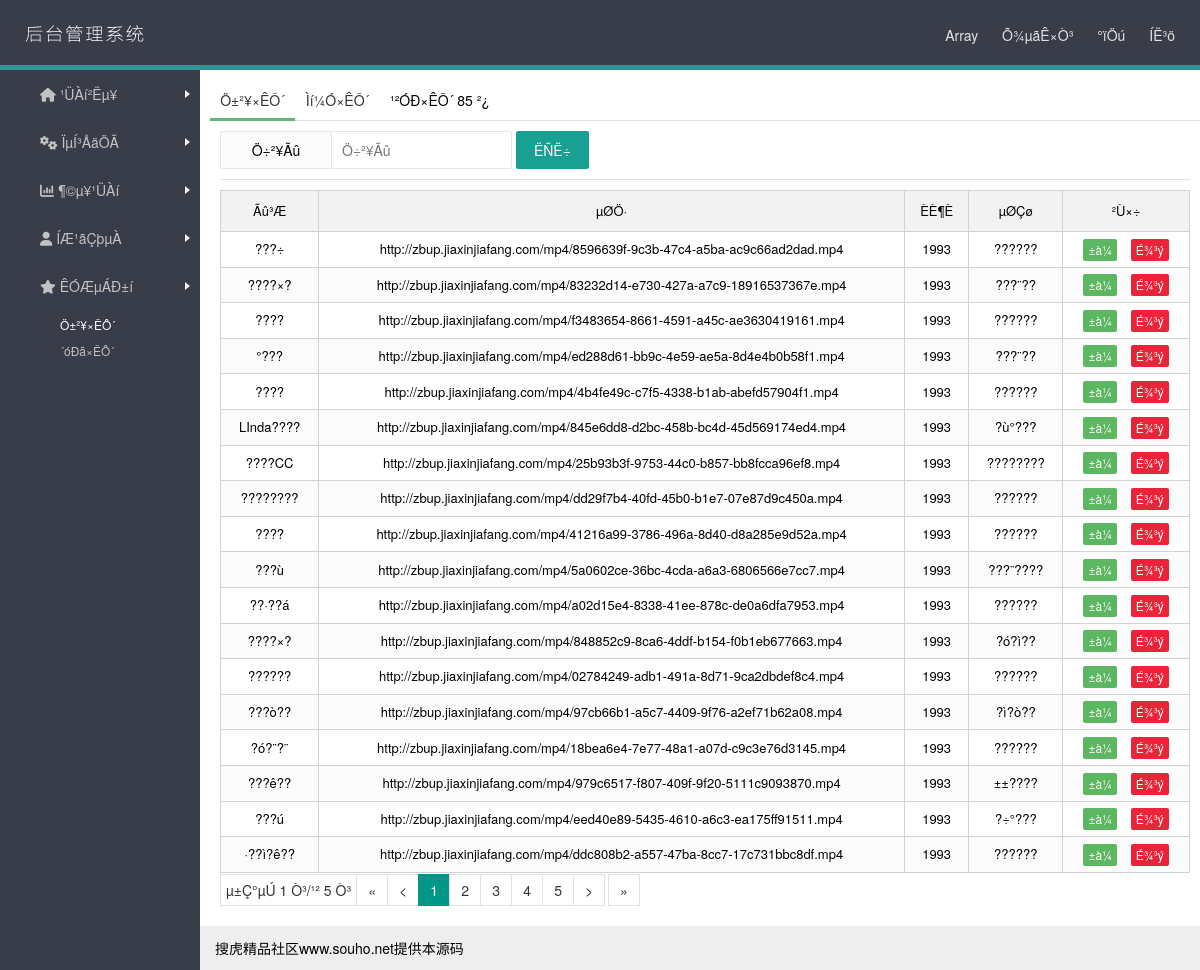
The app's page /admin/zhibo.php (signed in) with its own data.
### tables this page shows
CREATE TABLE `ubozb` (
  `id` int(11) NOT NULL AUTO_INCREMENT,
  `pic` varchar(1000) NOT NULL,
  `name` varchar(1000) NOT NULL,
  `url` varchar(1000) NOT NULL,
  `hit` varchar(255) DEFAULT NULL,
  `diqu` varchar(255) DEFAULT NULL,
  PRIMARY KEY (`id`)
);

### config/common.php (called while the page is built, shortened)
<?php
function ubo($sql_str) {
$check=eregi('select|insert|update|delete|script|iframe|\'|\/\*|\*|\.\.\/|\.\/|union|into|load_file|outfile', $sql_str);
if($check){
echo "ÊäÈë·Ç·¨×¢ÈëÄÚÈÝ£¡";
exit();
}else{
return $sql_str;
}
}
?>

### admin/zhibo.php (the view, shortened to what this page needs)
<?php
include("../config/common.php");
$name=ubo($_GET["name"]);
?>
<!DOCTYPE html>
<html lang="zh-CN">
<head>
<link rel="stylesheet" href="css/layui.css" media="all">
<link rel="stylesheet" href="css/font-awesome.min.css">
<link rel="stylesheet" href="css/admin.css">
</head>
<body>
<div class="layui-layout layui-layout-admin">
<?php include_once('header.php'); ?>
<?php include_once('left.php'); ?>
<div class="layui-body">
<div class="layui-tab layui-tab-brief">
<ul class="layui-tab-title">
<li class="layui-this"><a href="zhibo.php">Ö±²¥×ÊÔ´</a></li>
<li class=""><a href="zhibotj.php">Ìí¼Ó×ÊÔ´</a></li>
<?php
$sql = mysql_query("SELECT * FROM ubozb");
$bs = mysql_num_rows($sql);
?>
<li class="layui">¹²ÓÐ×ÊÔ´ <?php if($bs==null){?>0<?php }else{?><?php echo $bs?><?php }?> ²¿ </li>
</ul>
<div class="layui-tab-content">
<form class="layui-form layui-form-pane" action="" method="get">
<div class="layui-inline">
<label class="layui-form-label">Ö÷²¥Ãû</label>
<div class="layui-input-inline">
<input type="text" name="name" value="<?php if($name==null){ }else{ echo $name;}?>" placeholder="Ö÷²¥Ãû" class="layui-input">
</div>
</div>
<div class="layui-inline">
<button class="layui-btn">ËÑË÷</button>
</div>
</form>
<hr>
<div class="layui-tab-item layui-show">
<table class="layui-table">
<thead>
<tr>
<th align="center" >Ãû³Æ</th>
<th align="center">µØÖ·</th>
<th align="center">ÈÈ¶È</th>
<th align="center">µØÇø</th>
<th align="center">²Ù×÷</th>
</tr>
</thead>
<tbody>
<?php
$Page_size=18;
$sql = "WHERE 1=1";
$result = mysql_query("select id from ubozb   ".$sql."  ");
$count = mysql_num_rows($result);
$page_count = ceil($count/$Page_size);
$init=1;
$max_p=$page_count;
$pages=$page_count;
if(empty($_GET['page'])||$_GET['page']<0){
$page=1;
}else {
$page=$_GET['page'];
}
$offset=$Page_size*($page-1);
$query = mysql_query("select * from  ubozb   ".$sql." order by id desc   limit $offset, $Page_size");
while ($a=mysql_fetch_array($query)) {
?>
<tr>
<td align="center"><?php echo $a[name]?></td>
<td align="center"><?php if($a[url]==null){ ?>ÎÞÊÓÆµµØÖ·<?php }else{ ?><?php echo $a[url]?><?php } ?></td>
<td align="center"><?php echo $a[hit]?></td>
<td align="center"><?php echo $a[diqu]?></td>
<td align="center">
<a href="zhiboedit.php?id=<?php echo $a[id]?>&page=<?php echo $page?>" class="layui-btn layui-btn-normal layui-btn-mini">±à¼­</a>
<a href="?action=del&delid=<?php echo $a[id]?>&page=<?php echo $page?>"  target="msgubotj" class="layui-btn layui-btn-danger layui-btn-mini ajax-delete">É¾³ý</a></td>
</tr>
<?php
}
$key.="<li><a class='number' >µ±Ç°µÚ $page Ò³/¹² $pages Ò³</a></li>";
if($page!=1){
if($name){
$key.="<li><a href=\"".$_SERVER['PHP_SELF']."?page=1&name=$name\">&laquo;</a></li>";
$key.="<li><a href=\"".$_SERVER['PHP_SELF']."?page=".($page-1)."&name=$name\">&lt;</a></li>";
}else {
$key.="<li><a href=\"".$_SERVER['PHP_SELF']."?page=1\">&laquo;</a></li>";
$key.="<li><a href=\"".$_SERVER['PHP_SELF']."?page=".($page-1)."\">&lt;</a></li>";
}
}else {
$key.="<li><a>&laquo;</a> ";
$key.="<li><a >&lt;</a>";
}
for($i=$init;$i<=$max_p;$i++){
if($i==$page){
$key.='<li class="active"><span>'.$i.'</span></li>';
} else {
if($name){
$key.="<li><a href=\"".$_SERVER['PHP_SELF']."?page=".$i."&name=$name\">".$i."</a></li>";
} else {
$key.="<li><a href=\"".$_SERVER['PHP_SELF']."?page=".$i."\">".$i."</a></li>";
}
}
}
if($page!=$pages){
if($name){
$key.="<li><a href=\"".$_SERVER['PHP_SELF']."?page=".($page+1)."&name=$name\">&gt;</a></li> ";
$key.="<li><a href=\"".$_SERVER['PHP_SELF']."?page={$pages}&name=$name\">&raquo;</a></li> ";
}else {
$key.="<li><a href=\"".$_SERVER['PHP_SELF']."?page=".($page+1)."\">&gt;</a></li> ";
$key.="<li><a href=\"".$_SERVER['PHP_SELF']."?page={$pages}\">&raquo;</a></li> ";
}
}else {
$key.="<li>&gt;</li>";
$key.="<li>&raquo;</li>";
}
$key.='';
?>
</tbody>
</table>
<ul class="pagination">
<?php if($count =="0"){?><?php }else{?><?php echo $key?><?php }?>
</ul>
</div>
</div>
</div>
</div>
<?php include_once('foot.php'); ?>
</body>
</html>

### admin/css/layui.css (style rules this page uses)
.layui-btn,.layui-inline,img { vertical-align:middle }
.layui-btn,.layui-unselect { -webkit-user-select:none;-ms-user-select:none;-moz-user-select:none }
.layui-laypage a,a { text-decoration:none }
.layui-btn,.layui-tree li i,.layui-unselect { -moz-user-select:none }
blockquote,body,button,dd,div,dl,dt,form,h1,h2,h3,h4,h5,h6,input,li,ol,p,pre,td,textarea,th,ul { margin:0;padding:0;-webkit-tap-highlight-color:rgba(0,0,0,0) }
li { list-style:none }
table { border-collapse:collapse;border-spacing:0 }
button,input,optgroup,option,select,textarea { font-family:inherit;font-size:inherit;font-style:inherit;font-weight:inherit;outline:0 }
body { line-height:24px;font:14px Helvetica Neue,Helvetica,PingFang SC,\5FAE\8F6F\96C5\9ED1,Tahoma,Arial,sans-serif }
hr { height:1px;margin:10px 0;border:0;background-color:#e2e2e2;clear:both }
a { color:#333 }
.layui-inline { position:relative;display:inline-block;*display:inline;*zoom:1 }
.layui-show { display:block!important }
.layui-body { position:absolute;left:200px;right:0;top:0;bottom:0;z-index:998;width:auto;overflow:hidden;overflow-y:auto;-webkit-box-sizing:border-box;-moz-box-sizing:border-box;box-sizing:border-box }
.layui-layout-admin .layui-body { top:70px;bottom:44px }
.layui-btn,.layui-input,.layui-textarea,.layui-upload-button { outline:0;-webkit-transition:border-color .3s cubic-bezier(.65,.05,.35,.5);transition:border-color .3s cubic-bezier(.65,.05,.35,.5);-webkit-box-sizing:border-box!important;-moz-box-sizing:border-box!important;box-sizing:border-box!important }
.layui-btn { display:inline-block;height:38px;line-height:38px;padding:0 18px;background-color:#009688;color:#fff;white-space:nowrap;text-align:center;border:none;border-radius:2px;cursor:pointer;opacity:.9;filter:alpha(opacity=90) }
.layui-btn+.layui-btn { margin-left:10px }
.layui-btn-normal { background-color:#1E9FFF }
.layui-btn-danger { background-color:#FF5722 }
.layui-btn-mini { height:22px;line-height:22px;padding:0 5px;font-size:12px }
.layui-input,.layui-textarea { display:block;width:100%;padding-left:10px;height:38px;line-height:38px;line-height:36px\9;border:1px solid #e6e6e6;background-color:#fff;border-radius:2px }
.layui-form-label,.layui-form-mid,.layui-textarea { line-height:20px;position:relative }
.layui-form-label { float:left;display:block;padding:9px 15px;width:100px;font-weight:400;text-align:right }
.layui-input-block,.layui-input-inline { position:relative }
.layui-input-inline { display:inline-block;vertical-align:middle }
.layui-form-pane .layui-form-label { width:80px;padding:8px 15px;line-height:20px;border:1px solid #e6e6e6;border-radius:2px 0 0 2px;text-align:center;background-color:#FBFBFB;overflow:hidden;white-space:nowrap;text-overflow:ellipsis }
.layui-form-pane .layui-input-inline { margin-left:-1px }
.layui-form-pane .layui-input { border-radius:0 2px 2px 0 }
.layui-table { width:100%;margin:1px 0 }
.layui-table thead tr { background-color:#f2f2f2 }
.layui-table td,.layui-table th { padding:6px 10px;min-height:20px;line-height:20px;border:1px solid #d2d2d2;font-size:13px;font-weight:400 }
.layui-table th { padding:10px }
.layui-table tr { background-color:#fff }
.layui-table tr:nth-child(even) { background:#fbfbfb }
.layui-tab { margin:10px 0;overflow:hidden;text-align:left!important }
.layui-fixbar li,.layui-tab-bar,.layui-tab-title li,.layui-util-face ul li { cursor:pointer;text-align:center }
.layui-tab-title { position:relative;left:0;height:40px;white-space:nowrap;font-size:0;border-bottom:1px solid #e2e2e2;transition:all .2s;-webkit-transition:all .2s }
.layui-tab-title li { display:inline-block;*display:block;*zoom:1;vertical-align:middle;font-size:14px;transition:all .3s;-webkit-transition:all .3s;position:relative;line-height:40px;min-width:65px;padding:0 10px }
.layui-tab-title .layui-this { color:#000 }
.layui-tab-title .layui-this:after { position:absolute;left:0;top:0;content:'';width:100%;height:41px;border:1px solid #e2e2e2;border-bottom-color:#fff;border-radius:2px 2px 0 0;-webkit-box-sizing:border-box!important;-moz-box-sizing:border-box!important;box-sizing:border-box!important;pointer-events:none }
.layui-tab-item,.layui-util-face .layui-layer-TipsG { display:none }
.layui-tab-content { padding:10px }
.layui-tab-brief>.layui-tab-title .layui-this { color:#009688 }
.layui-tab-brief>.layui-tab-more li.layui-this:after,.layui-tab-brief>.layui-tab-title .layui-this:after { border:none;border-radius:0;border-bottom:3px solid #5FB878 }

### records on screen
ubozb: name "???÷", url "http://zbup.jiaxinjiafang.com/mp4/8596639f-9c3b-47c4-a5ba-ac9c66ad2dad.mp4", hit "1993", diqu "??????"
ubozb: name "????×?", url "http://zbup.jiaxinjiafang.com/mp4/83232d14-e730-427a-a7c9-18916537367e.mp4", hit "1993", diqu "???¨??"
ubozb: name "????", url "http://zbup.jiaxinjiafang.com/mp4/f3483654-8661-4591-a45c-ae3630419161.mp4", hit "1993", diqu "??????"
ubozb: name "°???", url "http://zbup.jiaxinjiafang.com/mp4/ed288d61-bb9c-4e59-ae5a-8d4e4b0b58f1.mp4", hit "1993", diqu "???¨??"
ubozb: name "????", url "http://zbup.jiaxinjiafang.com/mp4/4b4fe49c-c7f5-4338-b1ab-abefd57904f1.mp4", hit "1993", diqu "??????"
ubozb: name "LInda????", url "http://zbup.jiaxinjiafang.com/mp4/845e6dd8-d2bc-458b-bc4d-45d569174ed4.mp4", hit "1993", diqu "?ù°???"
ubozb: name "????CC", url "http://zbup.jiaxinjiafang.com/mp4/25b93b3f-9753-44c0-b857-bb8fcca96ef8.mp4", hit "1993", diqu "????????"
ubozb: name "????????", url "http://zbup.jiaxinjiafang.com/mp4/dd29f7b4-40fd-45b0-b1e7-07e87d9c450a.mp4", hit "1993", diqu "??????"
ubozb: name "????", url "http://zbup.jiaxinjiafang.com/mp4/41216a99-3786-496a-8d40-d8a285e9d52a.mp4", hit "1993", diqu "??????"
ubozb: name "???ù", url "http://zbup.jiaxinjiafang.com/mp4/5a0602ce-36bc-4cda-a6a3-6806566e7cc7.mp4", hit "1993", diqu "???¨????"
ubozb: name "??·??á", url "http://zbup.jiaxinjiafang.com/mp4/a02d15e4-8338-41ee-878c-de0a6dfa7953.mp4", hit "1993", diqu "??????"
ubozb: name "????×?", url "http://zbup.jiaxinjiafang.com/mp4/848852c9-8ca6-4ddf-b154-f0b1eb677663.mp4", hit "1993", diqu "?ó?ì??"
ubozb: name "??????", url "http://zbup.jiaxinjiafang.com/mp4/02784249-adb1-491a-8d71-9ca2dbdef8c4.mp4", hit "1993", diqu "??????"
ubozb: name "???ò??", url "http://zbup.jiaxinjiafang.com/mp4/97cb66b1-a5c7-4409-9f76-a2ef71b62a08.mp4", hit "1993", diqu "?ì?ò??"
ubozb: name "?ó?¨?¨", url "http://zbup.jiaxinjiafang.com/mp4/18bea6e4-7e77-48a1-a07d-c9c3e76d3145.mp4", hit "1993", diqu "??????"
ubozb: name "???ê??", url "http://zbup.jiaxinjiafang.com/mp4/979c6517-f807-409f-9f20-5111c9093870.mp4", hit "1993", diqu "±±????"
ubozb: name "???ú", url "http://zbup.jiaxinjiafang.com/mp4/eed40e89-5435-4610-a6c3-ea175ff91511.mp4", hit "1993", diqu "?÷°???"
ubozb: name "·??ì?ê??", url "http://zbup.jiaxinjiafang.com/mp4/ddc808b2-a557-47ba-8cc7-17c731bbc8df.mp4", hit "1993", diqu "??????"

### other values on screen
$admin "Array"
$bs "85"
$page "1"
$pages "5"
